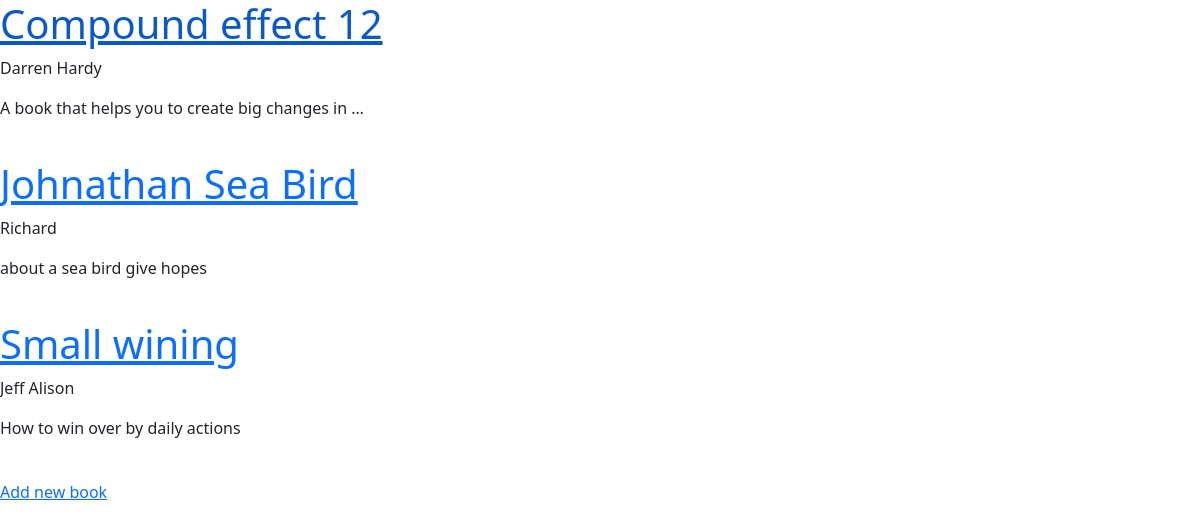
/books/, run on an earlier commit of the app's database.
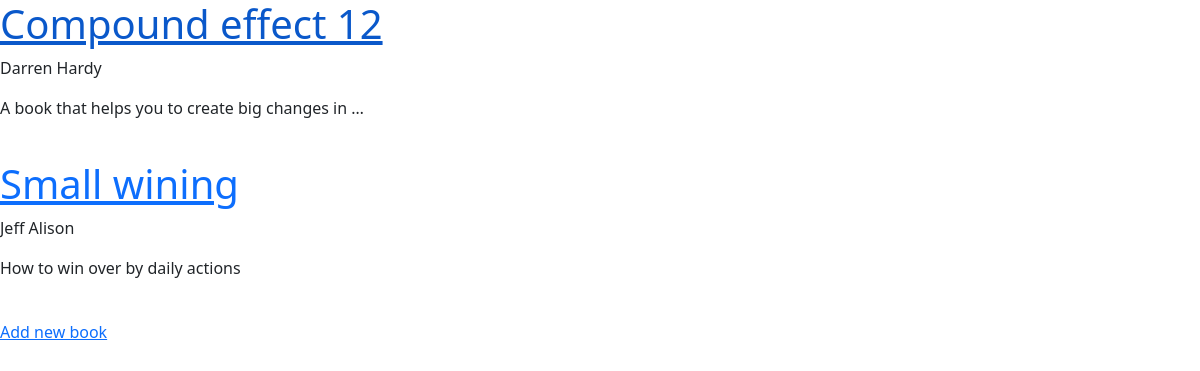
And on a later commit of the database.
### books/models.py (models this page shows, shortened)
class Book(models.Model):
    title = models.CharField(max_length=100)
    author = models.CharField(max_length=100)
    description = models.TextField()
    price = models.DecimalField(decimal_places=2, max_digits=6)
    def get_absolute_url(self):
        return reverse('book_detail', args=[self.id])

### books/views.py (the view)
# urls.py: path('', BookListView.as_view(), name='book_list'),
class BookListView(generic.ListView):
    model = Book
    template_name = 'books/book_list.html'
    context_object_name = 'books'

### books/templates/books/book_list.html (shortened to what this page needs)
{% extends "_base.html" %}
{% block content %}
    {% for book in books %}
        <a href="{{ book.get_absolute_url }}"><h1>{{ book.title|capfirst }}</h1></a>
        <p>{{ book.author|capfirst }}</p>
        <p>{{ book.description|truncatewords:10 }}</p>
        <br>
    {% endfor %}
    <a href="{% url 'book_create' %}">Add new book</a>
{% endblock %}

What changed in the data, as far as the page shows it:
removed Book: title "Johnathan Sea Bird", author "Richard", description "about a sea bird give hopes"
